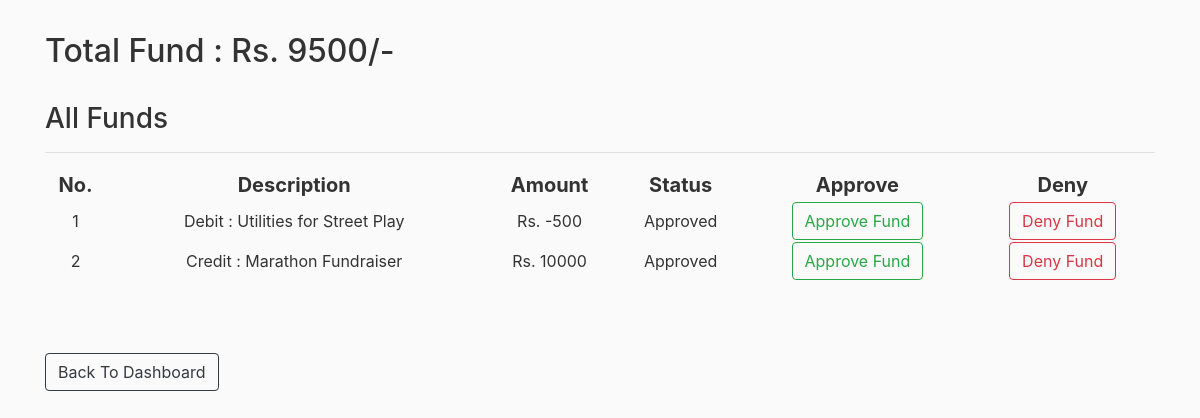
The page /cp_funds (signed in) on the database its author committed.
### rbac/models.py (models this page shows)
class Fund(db.Model):
    id = db.Column(db.Integer, primary_key=True)
    amount = db.Column(db.Integer)
    description = db.Column(db.String(200), nullable=False)
    event_date = db.Column(db.DateTime, index=True, default=datetime.utcnow)
    status = db.Column(db.String(20), nullable=False) #0=not approved; 1=approved;

### rbac/routes.py (the view)
@app.route("/cp_funds", methods=['GET','POST'])
@login_required
def cp_funds():
    if get_role(current_user) != 'CP':
        return redirect(url_for('home'))
    funds = Fund.query.order_by(Fund.event_date.desc()).all()
    total = get_total()
    return render_template('cp_funds.html',funds=funds,total=total)

### rbac/models.py (called while the page is built)
@login_manager.user_loader
def load_user(user_id):
    return User.query.get(int(user_id))

### rbac/routes.py (called while the page is built)
def get_total():
    total = 0
    funds = Fund.query.all()
    for fund in funds:
        if fund.status == '1':
            total = total + fund.amount
    return total

### rbac/templates/cp_funds.html
{% extends "layout.html" %}
{% block content %}
    <h2>Total Fund : Rs. {{total}}/-</h2><br>
    <h3>All Funds</h3>
    <table style="width: 100%; text-align: center;">
        <tr style="font-size: 20px;">
                <th>No.</th>
                <th>Description</th>
                <th>Amount</th>
                <th>Status</th>
                <th>Approve</th>
                <th>Deny</th>
        </tr>
        <hr>
        {% for fund in funds %}
            <tr>
                <td>{{ loop.index }}</td>
                <td>{{ fund.description }}</td>
                <td>Rs. {{ fund.amount }}</td>
                <td>
                    {% if fund.status == '1' %}
                        Approved
                    {% elif fund.status == '0' %}
                        Approval Pending
                    {% elif fund.status == '2' %}
                        Denied
                    {% endif %}
                </td>
                <td><a class="btn btn-outline-success" role="button" href="{{ url_for('approve_fund',id=fund.id)}}">Approve Fund</a></td>
                <td><a class="btn btn-outline-danger" role="button" href="{{ url_for('deny_fund',id=fund.id)}}">Deny Fund</a></td>
            </tr>
        {% endfor %}
    </table>
    <br><br><br>
    <a href="{{ url_for('cp_dashboard') }}" class="btn btn-outline-dark" >Back To Dashboard</a>
{% endblock content %}

### rbac/static/main.css (style rules this page uses)
body { background: #fafafa; color: #333333; margin-top: 2rem; }

### rows shown on the page
Fund: description "Debit : Utilities for Street Play", amount "-500", status "Approved"
Fund: description "Credit : Marathon Fundraiser", amount "10000", status "Approved"

### other values the page prints
{{ total }} "9500"
